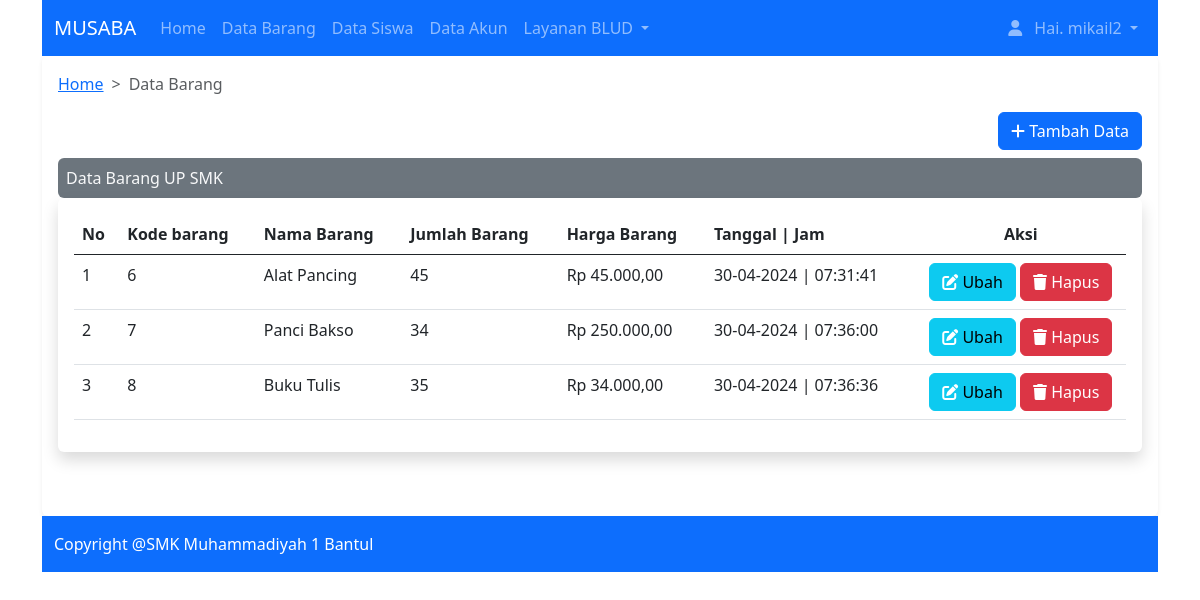
/index.php?p=databarang (signed in), run on the app's committed database.
### tables this page shows
CREATE TABLE `barang` (
  `idbarang` int(10) NOT NULL,
  `nama` varchar(50) NOT NULL,
  `jumlah` int(6) NOT NULL,
  `harga` int(50) NOT NULL,
  `tanggal` timestamp NOT NULL DEFAULT current_timestamp() ON UPDATE current_timestamp()
);

### config/controller.php (called while the page is built, shortened)
<?php
function rupiah($angka) {
    $hasil = 'Rp ' . number_format($angka, 2, ",", ".");
    return $hasil;
}
function tglindo($tanggal)
{
    $tglbaru = date("d-m-Y | H:i:s", strtotime($tanggal));
    return $tglbaru;
}
function select($query)
{
    global $koneksi;
    $result = mysqli_query($koneksi,$query);
    $rows = [];
    while ($row = mysqli_fetch_assoc($result))
    {
        $rows[] = $row;
    }
    return $result;
}
?>

### databarang.php (the view, shortened to what this page needs)
<nav style="--bs-breadcrumb-divider: '>';" aria-label="breadcrumb">
            <ol class="breadcrumb">
              <li class="breadcrumb-item"><a href="index.php">Home</a></li>
              <li class="breadcrumb-item active" aria-current="page">Data Barang</li>
            </ol>
          </nav>
<div class = "col-md-12" style = "text-align:right;"><a href="index.php?p=tambah_barang"><button type="button" class="btn btn-primary"> <i class="fa-solid fa-plus"></i> Tambah Data</button></a></div>
<div class="shadow-none p-2 mt-2 bg-secondary text-light rounded">Data Barang UP SMK</div>
    <div class="table-responsive shadow p-3 mb-5 bg-body rounded">
    <table id="tabelbarang" class="table datatable table-hover">
            <thead>
            <tr >
            <th scope="col">No</th>
            <th scope="col">Kode barang</th>
            <th scope="col">Nama Barang</th>
            <th scope="col">Jumlah Barang</th>
            <th scope="col">Harga Barang</th>
            <th scope="col">Tanggal | Jam</th>
            <th scope="col" style = "text-align:center; width:20%;">Aksi</th>
            </tr>
        </thead>
        <tbody>
        <?php
            $data_barang = select("SELECT * FROM barang");
            $no = 1;
        ?>
       <?php foreach($data_barang as $data): ?>
                    <tr>
                    <td><?php echo $no++; ?></td>
                    <td><?php echo $data['idbarang']; ?></td>
                    <td><?php echo $data['nama']; ?></td>
                    <td><?php echo $data['jumlah']; ?></td>
                    <td><?php echo rupiah($data['harga']); ?></td>
                    <td><?php echo tglindo($data['tanggal']); ?></td>
                    <td align="center">
                    <form method="post" action="">
                        <a href = "index.php?p=ubah_barang&id=<?php echo $data['idbarang']; ?>">
                        <button type="button" name="ubah2" class="btn btn-info"><i class="fa-solid fa-pen-to-square" style="color: #ffffff;"></i> Ubah</button></a>
                        <button type="submit" name="delete" class="btn btn-danger"><i class="fa-solid fa-trash" style="color: #ffffff;"></i> Hapus</button>
                    </form>
                </td>
                </tr>
        <?php endforeach; ?>
        </tbody>
    </table>
    </div>

### data on the page
barang: idbarang "6", nama "Alat Pancing", jumlah "45", harga "Rp 45.000,00", tanggal "30-04-2024 | 07:31:41"
barang: idbarang "7", nama "Panci Bakso", jumlah "34", harga "Rp 250.000,00", tanggal "30-04-2024 | 07:36:00"
barang: idbarang "8", nama "Buku Tulis", jumlah "35", harga "Rp 34.000,00", tanggal "30-04-2024 | 07:36:36"

### other printed values
$_SESSION['nama'] "mikail2"
